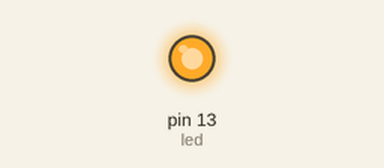
Bench run of a sketch on a simulated Arduino Uno, built with avr-gcc and run on an emulated ATmega328P. Shown: output pins drawn as LEDs (lit = HIGH).

Above: at 0.1 s.
At 5.9 s:
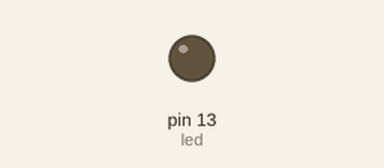
At 30.35 s:
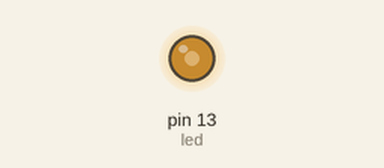
Timing chart, 0 to 40.0 s (numbered marks = the images above):
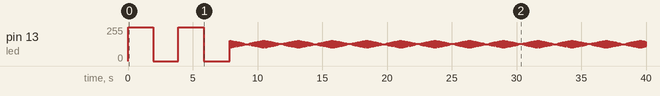

Measured:
- by itself, pin 13 (led): 0/255 → 255/255 at 0.00 s, → 0/255 1.9 s later, → 255/255 1.9 s later, → 0/255 1.9 s later, … (724 changes in this stretch)

The sketch:

Week_3.ino
```cpp
#define FORMULTIPLIER 445;

/*  NOTE: Call with values 1-8  */
void setPrescaler(int newValue){
  CLKPR = 0x80;            // Enable the change bit.
  CLKPR = newValue;        // Set the prescaler.
}

void my_delay(volatile long ms) {
  long maximum = ms * FORMULTIPLIER;
  maximum = maximum / pow(2,CLKPR);               // Since the CLKPR register is only 1-8, we have to divide by the CLKPR'th power of 2.
  for (volatile long i = 0; i < maximum; i++) {}  // Empty for-loop. (Busy waiting).
}

void blink(int delay) {
  PORTB |= (1<<PORTB5);       // Set led pin 13 to HIGH.
  my_delay(delay);
  PORTB &= ~(1<<PORTB5);      // Set led pin 13 to LOW.
  my_delay(delay);
}

void setup() {
  DDRB |= (1<<DDB5);        // Set led pin 13 as an output.
  ADCSRA = 0;               // Turn off ADC.
  PRR = 0;                  // Turn off timers and Peripherals.
}

void loop() {
   blink(2000);
   blink(2000);
   setPrescaler(8);
}
```
